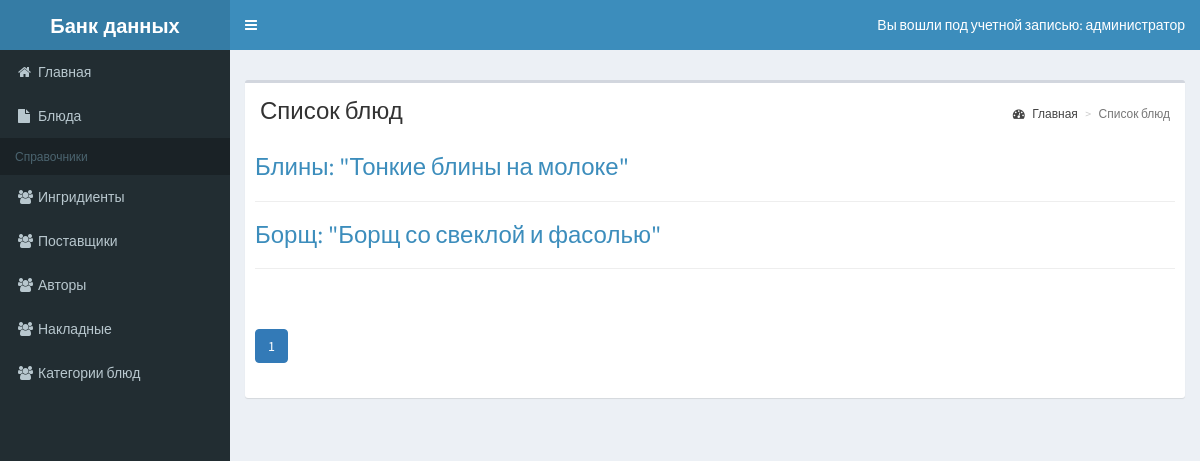
The app's page /project/list-product.php (signed in) with its own data.
### tables this page shows
CREATE TABLE `recipe` (
  `recipe_id` int(11) NOT NULL,
  `name` varchar(50) NOT NULL,
  `description` longtext NOT NULL,
  `author_id` int(11) NOT NULL,
  `product_id` int(11) NOT NULL,
  `kkal` int(11) NOT NULL
);

CREATE TABLE `product` (
  `product_id` int(11) NOT NULL,
  `name` varchar(50) NOT NULL,
  `gruppa_id` int(11) NOT NULL
);

### project/classes/BaseMap.php (called while the page is built, shortened)
<?php
abstract class BaseMap extends Config{
function __construct()
{
try{
    $this->db = new PDO('mysql:host='.self::HOST.';dbname='.self::DB_NAME,self::DB_USER,self::DB_PASSWORD);
    }
    catch(PDOException $e) {
        echo $e->getMessage();
    }
    catch (Exception $ex) {
}
}}

### project/classes/ProductMap.php (called while the page is built, shortened)
<?php
class ProductMap extends BaseMap{
public function findAll($ofset=0,$limit=30){
$res = $this->db->query("SELECT product.name as product,product.product_id,recipe.name as recipe
FROM recipe
INNER JOIN product  on recipe.product_id=product.product_id LIMIT $ofset,$limit");
return $res->fetchAll(PDO::FETCH_OBJ);
}
}

### project/list-product.php (the view, shortened to what this page needs)
<?php
$size = 30;
if (isset($_GET['page'])) {
$page = Helper::clearInt($_GET['page']);
} else {
$page = 1;
}
$productMap = new ProductMap();
$products = $productMap->findAll($page*$size-$size, $size);
$header = 'Список блюд';
require_once 'template/header.php';
?>
<div class="row">
<div class="col-xs-12">
<div class="box">
<section class="content-header">
<h1><?=$header;?></h1>
<ol class="breadcrumb">
<li><a href="/index.php"><i class="fa fa-dashboard"></i> Главная</a></li>
<li class="active"><?=$header;?></li>
</ol>
</section>
<div class="box-body">
<?php
if ($products) {
?>
<tbody>
<?php
foreach ($products as $product) {
echo '<tr>';
echo '<h3><p><a href="view-product.php?id='.$product->product_id.'">'.$product->product.': "'.$product->recipe.'"</a></td></h3><hr>';
echo '</tr>';
}
?>
</tbody>
<?php } else {
echo 'Ни одного блюда не найдено';
} ?>
</div>
<div class="box-body">
</div>
</div>
</div>
</div>

### records on screen
recipe: product.name "Блины", name "Тонкие блины на молоке"
recipe: product.name "Борщ", name "Борщ со свеклой и фасолью"

### other values on screen
$_SESSION['roleName'] "администратор"
$header "Список блюд"
